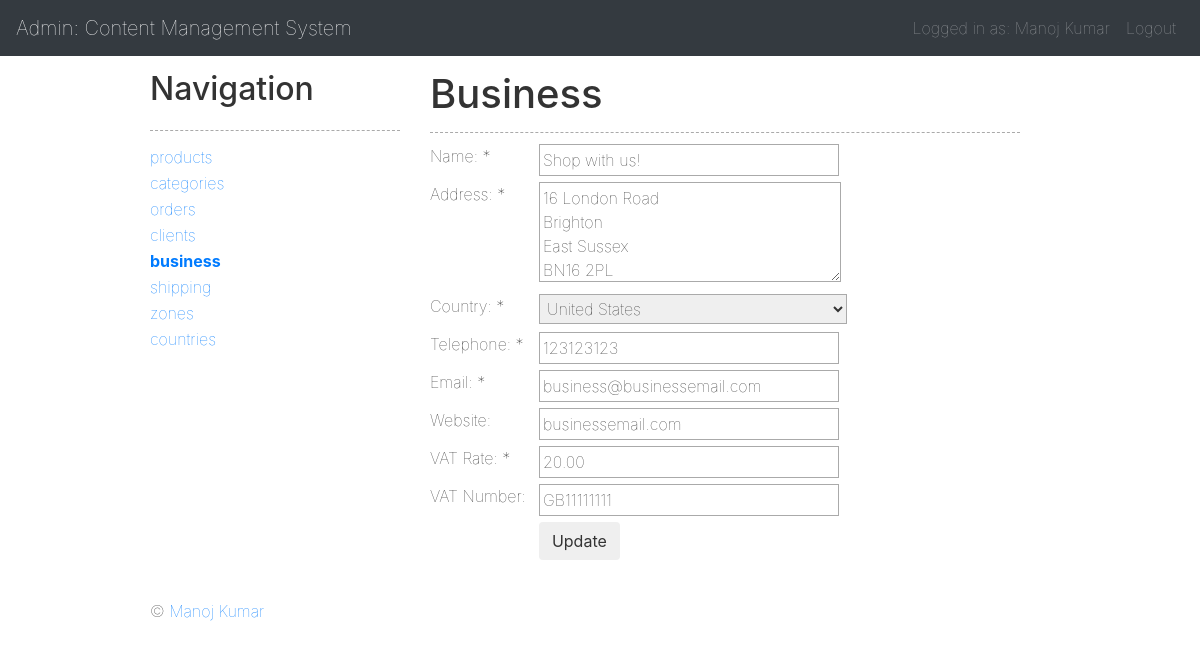
The app's page /panel/business (signed in) with its own data.
### tables this page shows
CREATE TABLE `business` (
  `id` int(11) NOT NULL,
  `name` varchar(150) NOT NULL,
  `address` text NOT NULL,
  `country` int(11) NOT NULL,
  `telephone` varchar(100) NOT NULL,
  `email` varchar(200) NOT NULL,
  `website` varchar(200) NOT NULL,
  `vat_number` varchar(20) DEFAULT NULL,
  `vat_rate` decimal(5,2) NOT NULL DEFAULT '0.00'
);

### index.php (called while the page is built, shortened)
<?php
$core = new Core();
$core->run();

### app/Database/Database.php (called while the page is built, shortened)
<?php
abstract class Database
{
    protected $_schema;
    protected $_hostname;
    protected $_port;
    protected $_database;
    protected $_username;
    protected $_password;
    private $_fetchMode = PDO::FETCH_ASSOC;
    private $_driverOptions = array();
    private $_connectionString = null;
    private $_pdoObject = null;
    public function setDriverOption($key = null, $value = null)
    {
        $this->_driverOptions[$key] = $value;
    }
    private function _setConnection()
    {
        switch ($this->_schema) {
            case 'mysql':
                $this->_connectionString = "mysql:dbname={$this->_database};host={$this->_hostname};port={$this->_port}";
                break;
        }
    }
    private function _connect()
    {
        try {
            $this->_pdoObject = new PDO(
                $this->_connectionString,
                $this->_username,
                $this->_password,
                $this->_driverOptions
            );
        } catch (PDOException $e) {
            echo $this->_exceptionOutput($e, 'There was a problem with the Database connection');
        }
    }
    private function _query($sql = null, $params = null)
    {
        if (!empty($sql)) {
            $statement = $this->_pdoObject->prepare($sql, $this->_driverOptions);
            $paramsConverted = array();
            if (get_magic_quotes_gpc() === true) {
                if (is_array($params)) {
                    foreach ($params as $key => $value) {
                        $paramsConverted[$key] = stripcslashes($value);
                    }
                } else {
                    $paramsConverted[] = stripcslashes($params);
                }
            } else {
                $paramsConverted = is_array($params) ? $params : array($params);
            }
            if (!$statement->execute($paramsConverted) || $statement->errorCode() != '00000') {
                $errorInfo = $statement->errorInfo();
                throw new PDOException("Database error [{$errorInfo[0]}]: {$errorInfo[2]}, driver error code is {$errorInfo[1]}<br />SQL: {$sql}");
            }
            return $statement;
        }
    }
    public function fetchAll($sql = null, $params = null)
    {
        if (!empty($sql)) {
            try {
                $statement = $this->_query($sql, $params);
                return $statement->fetchAll($this->_fetchMode);
            } catch (PDOException $e) {
                echo $this->_exceptionOutput($e, 'Something went wrong trying to fetch records');
            }
        }
        return false;
    }
    public function fetchOne($sql = null, $params = null)
    {
        if (!empty($sql)) {
            try {
                $statement = $this->_query($sql, $params);
                return $statement->fetch($this->_fetchMode);
            } catch (PDOException $e) {
                echo $this->_exceptionOutput($e, 'Something went wrong while fetching the record');
            }
        }
        return false;
    }
    private function _isSelectOneValid($table = null, $value = null, $field = null)
    {
        return (!empty($table) && !Helper::isEmpty($value) && !empty($field));
    }
    public function selectOne($table = null, $value = null, $field = 'id')
    {
        if ($this->_isSelectOneValid($table, $value, $field)) {
            $sql = "SELECT *
                    FROM `{$table}`
                    WHERE `{$field}` = ?";
            return $this->fetchOne($sql, $value);
        }
        return null;
    }
}

### app/Application.php (called while the page is built, shortened)
<?php
abstract class Application
{
    protected $_Db;
    protected $_table;
    public function __construct()
    {
        $this->_Db = new MySQL();
    }
    public function getOne($id = null, $field = 'id')
    {
        return $this->_Db->selectOne($this->_table, $id, $field);
    }
}

### app/Helper.php (called while the page is built, shortened)
<?php
class Helper
{
    public static function isEmpty($value = null)
    {
        return empty($value) && !is_numeric($value) ? true : false;
    }
}

### app/Form.php (called while the page is built, shortened)
<?php
class Form
{
    public function isPost($field = null)
    {
        if (!empty($field)) {
            return false;
        } else {
            if (!empty($_POST)) {
                return true;
            }
            return false;
        }
    }
    public function stickySelect($field, $value, $default = null)
    {
        if ($this->isPost($field) && $this->getPost($field) == $value) {
            return " selected=\"selected\"";
        } else {
            return !empty($default) && $default == $value ?
                " selected=\"selected\"" :
                null;
        }
    }
    public function stickyText($field, $value = null)
    {
        if ($this->isPost($field)) {
            return stripslashes($this->getPost($field));
        } else {
            return !empty($value) ? $value : null;
        }
    }
}

### app/Country.php (called while the page is built, shortened)
<?php
class Country extends Application
{
    protected $_table = 'countries';
    public function getCountries()
    {
        $sql = "SELECT *
				FROM `{$this->_table}`
				WHERE `include` = ?
				ORDER BY `name` ASC";
        return $this->_Db->fetchAll($sql, 1);
    }
}

### admin/pages/business/edit.php (the view, shortened to what this page needs)
<?php
$objBusiness = new Business();
$business = $objBusiness->getOne(Business::BUSINESS_ID);
$objCountry = new Country();
$countries = $objCountry->getCountries();
if (!empty($business)) {
    $objForm = new Form();
    require_once('header.php');
    ?>
    <h1>Business</h1>
    <form action="" method="post">
        <table cellpadding="0" cellspacing="0" border="0" class="tbl_insert">
            <tr>
                <th><label for="name">Name: *</label></th>
                <td>
                    <input type="text" name="name"
                           id="name" class="fld"
                           value="<?php echo $objForm->stickyText('name', $business['name']); ?>"/>
                </td>
            </tr>
            <tr>
                <th><label for="address">Address: *</label></th>
                <td>
                    <textarea name="address" id="address" class="tar"
                              cols=""
                              rows=""><?php echo $objForm->stickyText('address', $business['address']); ?></textarea>
                </td>
            </tr>
            <?php if (!empty($countries)) { ?>
                <tr>
                    <th><label for="country">Country: *</label></th>
                    <td>
                        <select name="country" id="country" class="sel">
                            <?php foreach ($countries as $row) { ?>
                                <option value="<?php echo $row['id']; ?>"
                                    <?php echo $objForm->stickySelect('country', $row['id'], $business['country']); ?>>
                                    <?php echo $row['name']; ?>
                                </option>
                            <?php } ?>
                        </select>
                    </td>
                </tr>
            <?php } ?>
            <tr>
                <th><label for="telephone">Telephone: *</label></th>
                <td>
                    <input type="text" name="telephone"
                           id="telephone" class="fld"
                           value="<?php echo $objForm->stickyText('telephone', $business['telephone']); ?>"/>
                </td>
            </tr>
            <tr>
                <th><label for="email">Email: *</label></th>
                <td>
                    <input type="text" name="email"
                           id="email" class="fld"
                           value="<?php echo $objForm->stickyText('email', $business['email']); ?>"/>
                </td>
            </tr>
            <tr>
                <th><label for="website">Website:</label></th>
                <td>
                    <input type="text" name="website"
                           id="website" class="fld"
                           value="<?php echo $objForm->stickyText('website', $business['website']); ?>"/>
                </td>
            </tr>
            <tr>
                <th><label for="vat_rate">VAT Rate: *</label></th>
                <td>
                    <input type="text" name="vat_rate"
                           id="vat_rate" class="fld"
                           value="<?php echo $objForm->stickyText('vat_rate', $business['vat_rate']); ?>"/>
                </td>
            </tr>
            <tr>
                <th><label for="vat_number">VAT Number:</label></th>
                <td>
                    <input
                            type="text"
                            name="vat_number"
                            id="vat_number"
                            class="fld"
                            value="<?php echo $objForm->stickyText('vat_number', $business['vat_number']); ?>"/>
                </td>
            </tr>
            <tr>
                <th>&nbsp;</th>
                <td>
                    <label for="btn" class="sbm sbm_blue fl_l">
                        <input type="submit"
                               id="btn" class="btn" value="Update"/>
                    </label>
                </td>
            </tr>
        </table>
    </form>
    <?php require_once('footer.php');
}

### css/core.css (style rules this page uses)
* { border: none; outline: none; font-weight: 100; color: #333; margin: 0; padding: 0 }
body { background: #111; text-align: center; font-family: Arial, Verdana, Sans-serif; font-size: 12px; line-height: 21px }
h1, h2, h3, h4, h5, p { padding-bottom: 14px }
h1 { border-bottom: dashed 1px #aaa; margin-bottom: 14px }
h1, h2 { font-size: 18px }
th, td { text-align: left; vertical-align: top }
.tbl_insert th { padding: 3px 10px 3px 0 }
.fld, .fld_qty, .fld_price, .sel, .tar, .tar_fixed { border: solid 1px #aaa }
.sel { width: 308px }
.fld { width: 300px }
.tar { width: 98%; height: 100px }
#header, #outer, #left, #right, #footer, .cl, .dev, #basket_left, #basket_left dd, #basket_left dt, .catalogue_wrapper, .catalogue_wrapper_left, .catalogue_wrapper_right, .lft, .rgt, .fl_l { float: left }
.catalogue_wrapper img, .tbl_repeat, .tbl_insert { margin-bottom: 14px }
.tbl_insert td, .fld, .fld_price, .sel, .tar, .tar_fixed { padding: 3px }
label { white-space: nowrap !important; }

### records on screen
business: name "Shop with us!", address "16 London Road Brighton East Sussex BN16 2PL", telephone "123123123", email "business@businessemail.com", website "businessemail.com", vat_rate "20.00", vat_number "GB11111111"

### other values on screen
form field country "United States"
